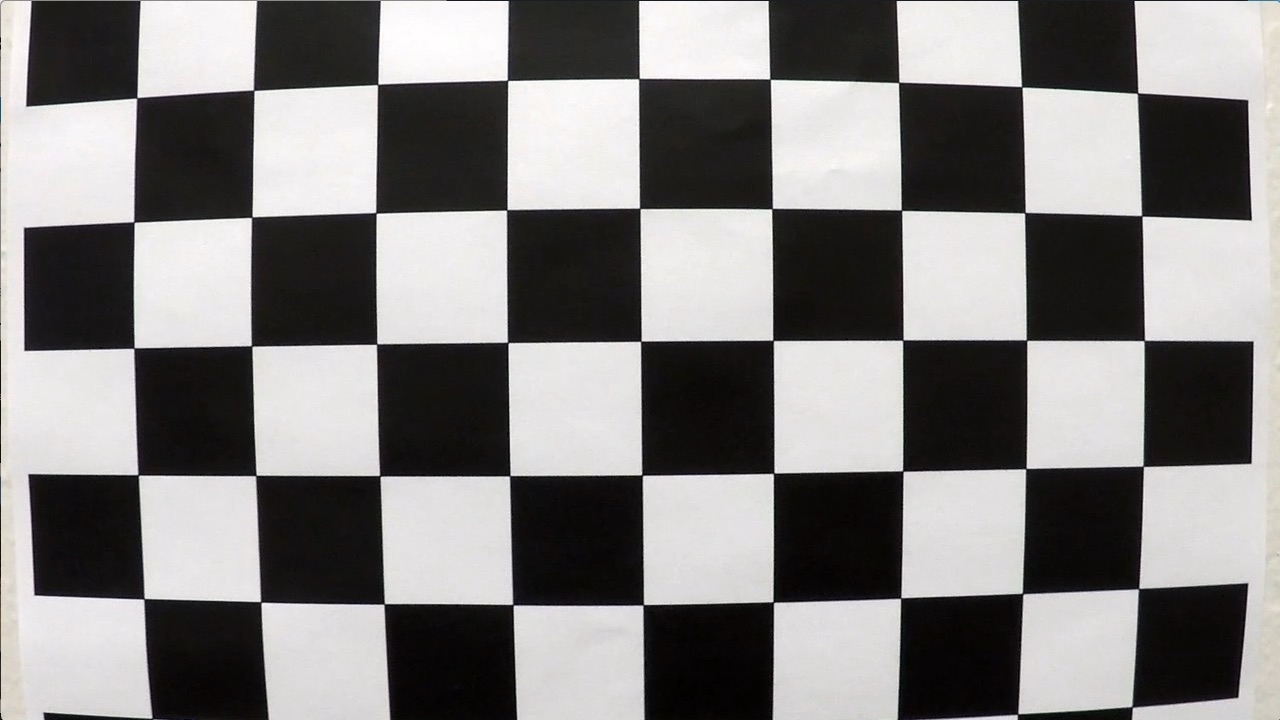
#> input picture camera_cal/calibration1.jpg, 1280 x 720 px; its folder holds 5 pictures in this run
$ jupyter execute --allow-errors advanced-lane-lines.ipynb   (shell and % lines are left out)   (older library calls are emulated)
#> lines starting #> are read from the running program, lines starting #| are printed output that depends on the picture; after the words box and inside, x2 and y2 are one past the last pixel; in counts of white or black regions, pixels touching at a corner belong together
# P4-Advanced-Lane-Lines

## import

[cell 1]
import numpy as np
import cv2
import glob
import matplotlib.pyplot as plt
import matplotlib.image as mpimg
import glob
import pickle

# everything needed to edit/save/watch video clips
#import imageio
#imageio.plugins.ffmpeg.download()
from moviepy.editor import VideoFileClip
from IPython.display import HTML
import math
import matplotlib.image as mpimg

## Parameters to tune

[cell 2]
#camera calibration
nx= 9 #number of corners in x axis
ny= 6 #number of corners in y axis

#gradient Sobel x
thresh_min = 35#35
thresh_max = 255
# S_Channel HLS #shown in blue
s_thresh_min = 200#200 #170
s_thresh_max = 255 #allow max gradient (255)

#Finding lane lines
margin = 60 # Set the width of the windows +/- margin
minpix = 50 # Set minimum number of pixels found to recenter window
nwindows = 9 #number of sliding windows (defines the height of windows)

#Mesuring Curvature
ym_per_pix = 4*12/720 #number of dashed lines * dashed lines are every 12m #30/720 # meters per pixel in y dimension
xm_per_pix = 3.7/845 #3.7/700 # meters per pixel in x dimension

# Define y-value where we want radius of curvature I'll choose the maximum y-value, corresponding to the bottom of the image
y_eval = 720

## Camera calibration

[cell 3]
datapath= ('home/Udacity/P4-Advanced-Lane-Lines/P4-Advanced-Lane-Lines/v1')
cal_img_path= glob.glob('/home/chr/Udacity/P4-Advanced-Lane-Lines/P4-Advanced-Lane-Lines/camera_cal/calibration*.jpg')

objpoints= [] #3D real world
imgpoints= [] #2D image plane

objp= np.zeros((nx*ny,3), np.float32)
objp[:,:2] = np.mgrid[0:nx,0:ny].T.reshape(-1,2) #mashgrid reshaped back into 2 columns: the x,y coordinates

for fname in cal_img_path:
    cal_img= cv2.imread(fname)
#> cal_img is the input picture: shape (720, 1280, 3); mean B, G, R 127.8, 128.4, 130.1
    gray= cv2.cvtColor(cal_img,cv2.COLOR_BGR2GRAY) #convert to gray because originally they are b/w images
    ret, corners= cv2.findChessboardCorners(gray, (nx, ny), None) #find chess corners
#> ret = False; corners = None
    if ret== True: # If corners are found: add image points, object points to their arrays
        imgpoints.append(corners)
        objpoints.append(objp)
        cal_img= cv2.drawChessboardCorners(cal_img, (nx, ny), corners, ret)
        plt.imshow(cal_img)
#> pass 2 of the loop `for fname in cal_img_path:`:
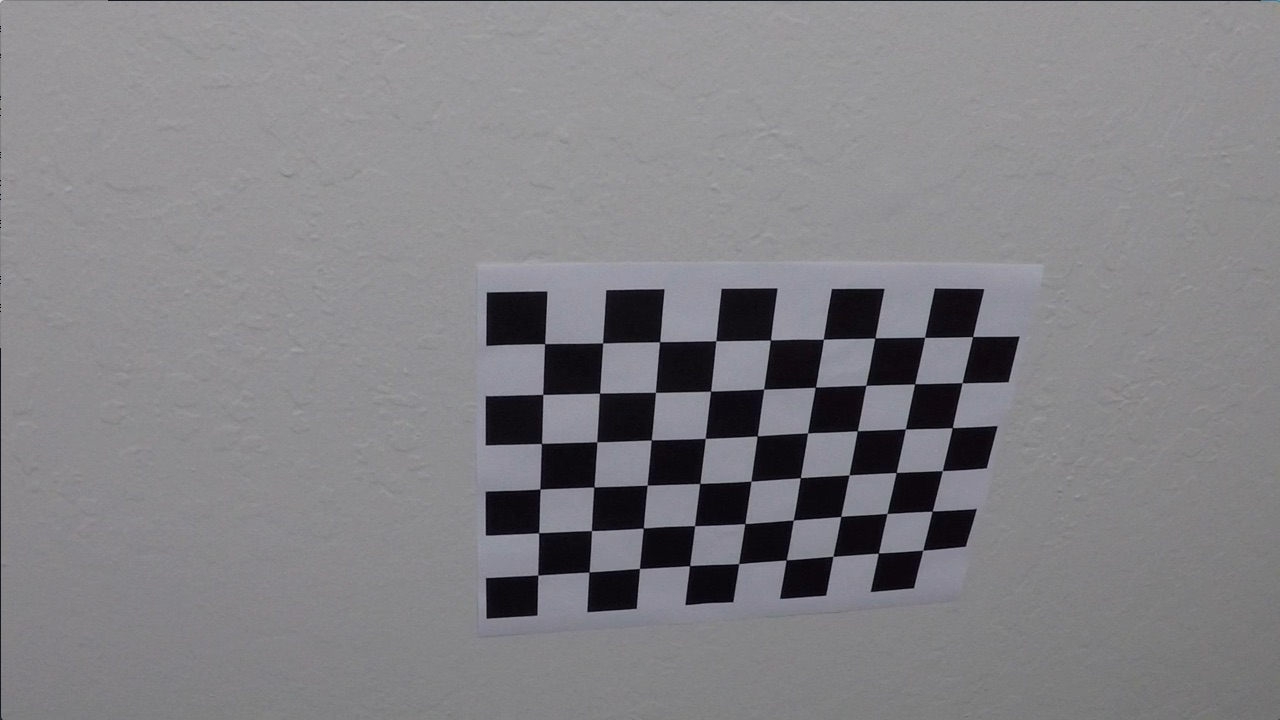
#> input picture camera_cal/calibration10.jpg, 1280 x 720 px
#> cal_img is the input picture: shape (720, 1280, 3); mean B, G, R 133.1, 129.4, 130.2
#> ret = True; corners = 54 rows, first 8: [545.3, 343.1], [602.7, 342.8], [660.1, 341.3], [715.8, 340.7], [770.6, 340], [823.5, 339.2], [874.3, 338.5], [925.1, 337.4]
#> `cal_img= cv2.drawChessboardCorners(cal_img, (nx, ny), corners, ret)`:
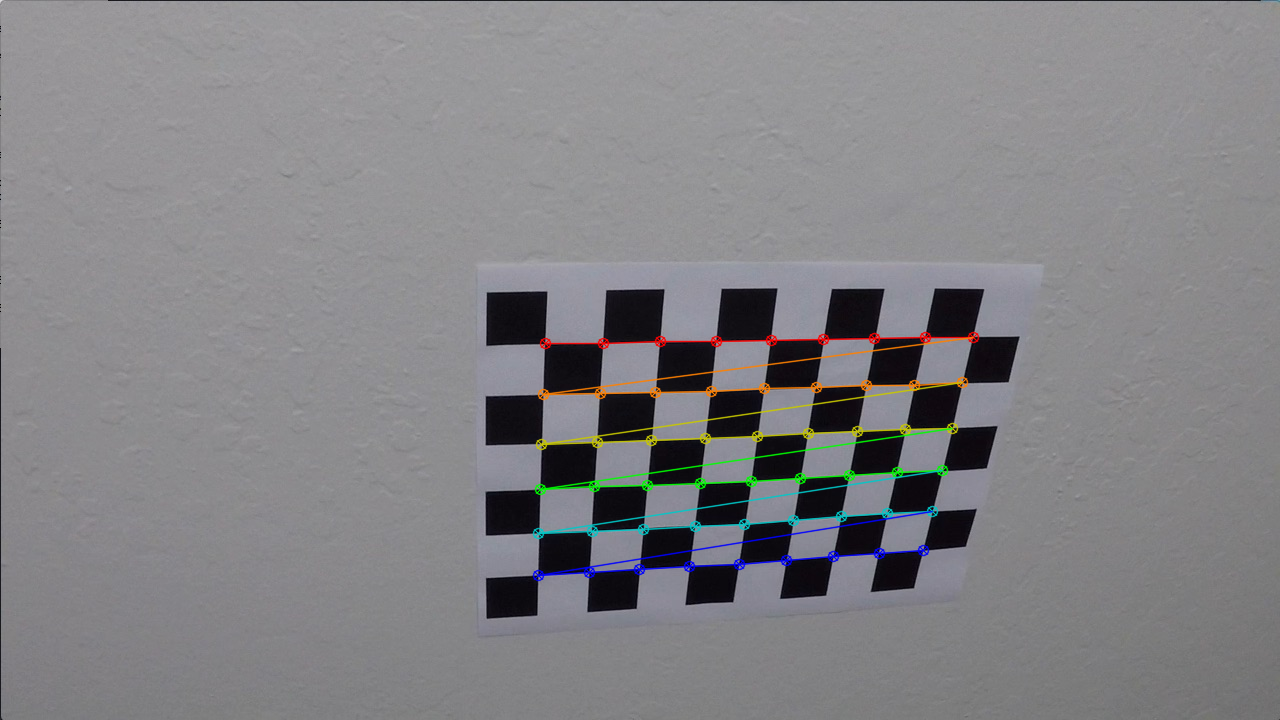
#> cal_img: shape (720, 1280, 3); 1.91% of pixels changed, all inside (x1, y1, x2, y2) = (532, 331, 980, 582)
#> pass 3 of the loop `for fname in cal_img_path:`:
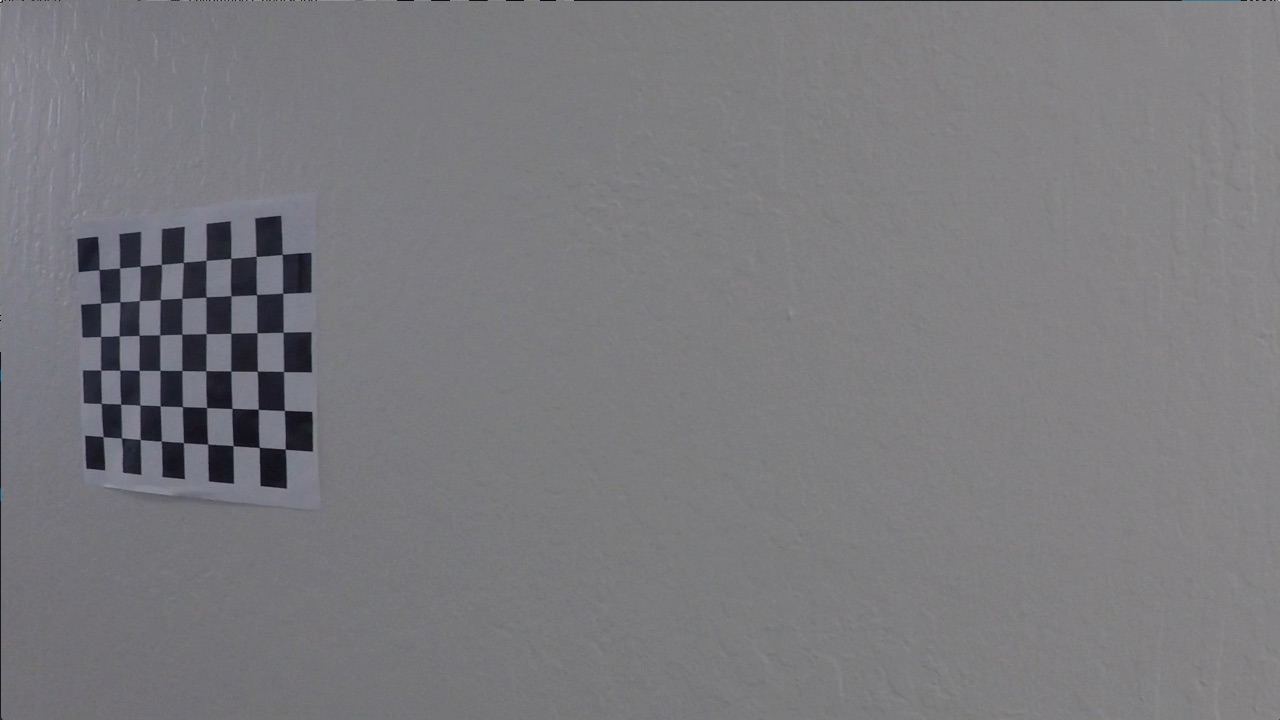
#> input picture camera_cal/calibration11.jpg, 1280 x 720 px
#> cal_img is the input picture: shape (720, 1280, 3); mean B, G, R 125.2, 121.7, 122.2
#> corners = 54 rows, first 8: [99.22, 269.6], [119.6, 268], [140.1, 266.1], [161.3, 264.5], [183.3, 262.5], [206.1, 260.3], [230.7, 258.2], [256.2, 256.3]
#> `cal_img= cv2.drawChessboardCorners(cal_img, (nx, ny), corners, ret)`:
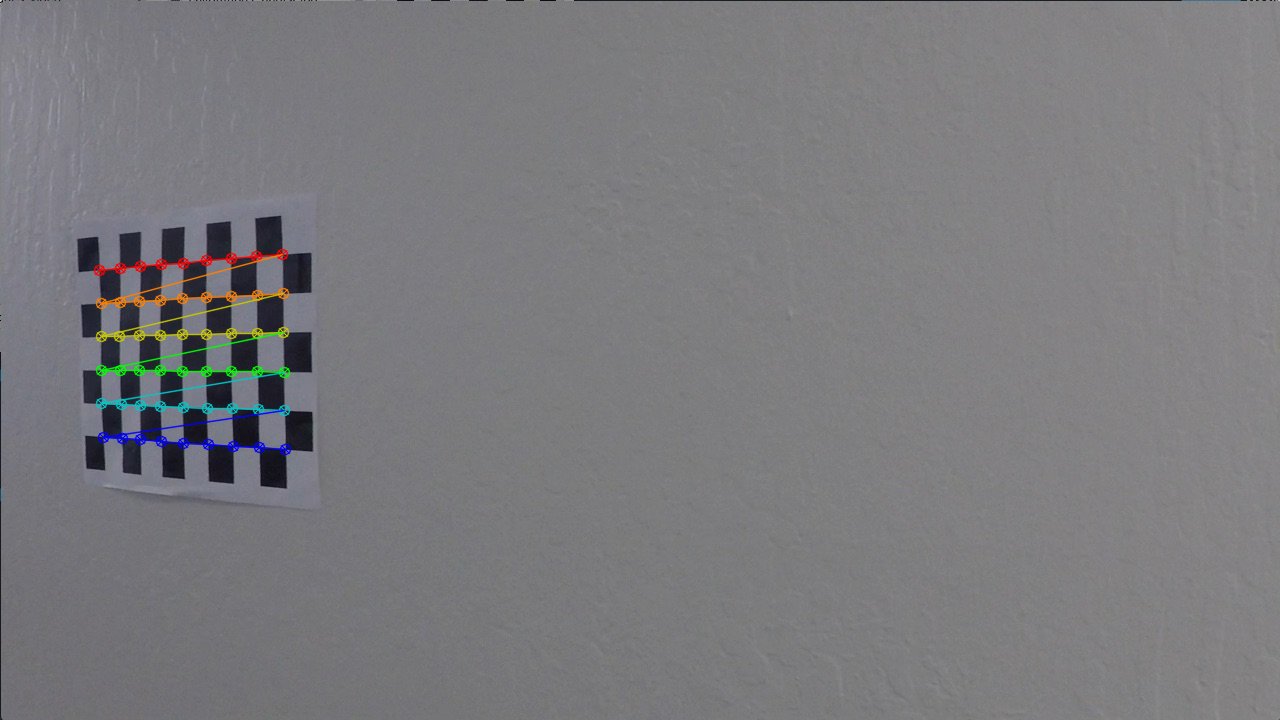
#> cal_img: shape (720, 1280, 3); 1.11% of pixels changed, all inside (x1, y1, x2, y2) = (93, 248, 292, 456)
#> the loop made 5 passes; the first 3 are shown

## Undistort test

[cell 4]
#takes an image, object points, and image points
# performs the camera calibration, image distortion correction and
# returns the undistorted image
img=gray
def cal_undistort(img, objpoints, imgpoints):
    ret, mtx, dist, rvecs, tvecs= cv2.calibrateCamera(objpoints, imgpoints, gray.shape[::-1], None, None)
    undist = cv2.undistort(img, mtx, dist, None, mtx)
    return undist

calibration5= cv2.imread('/home/chr/Udacity/P4-Advanced-Lane-Lines/P4-Advanced-Lane-Lines/camera_cal/calibration1.jpg')
undistorted = cal_undistort(calibration5, objpoints, imgpoints)

#> (the rest of this cell did not finish here and is left out)

## Undistort image

[cell 5]
straight_lines1= cv2.imread('/home/chr/Udacity/P4-Advanced-Lane-Lines/P4-Advanced-Lane-Lines/test_images/straight_lines1.jpg')
#> (the rest of this cell did not finish here and is left out)

## Manipulate the image to see the lines
here the S Channel of the HSL color space and the xGradient are combined and with thresholds partly supressed.
On the left image below the green pixels are from the gradient and the blue pixels are from the S channel of HSV

[cell 6]
#returns the combined image of S Channel and Gradient
def combSChGrad(img, s_thresh=(s_thresh_min, s_thresh_max), sx_thresh=(thresh_min, thresh_max)):
#> called with s_thresh = (200, 255), sx_thresh = (35, 255)
    img = np.copy(img)
    # Convert to HSL color space and separate the V channel
    hsl = cv2.cvtColor(img, cv2.COLOR_RGB2HLS).astype(np.float)
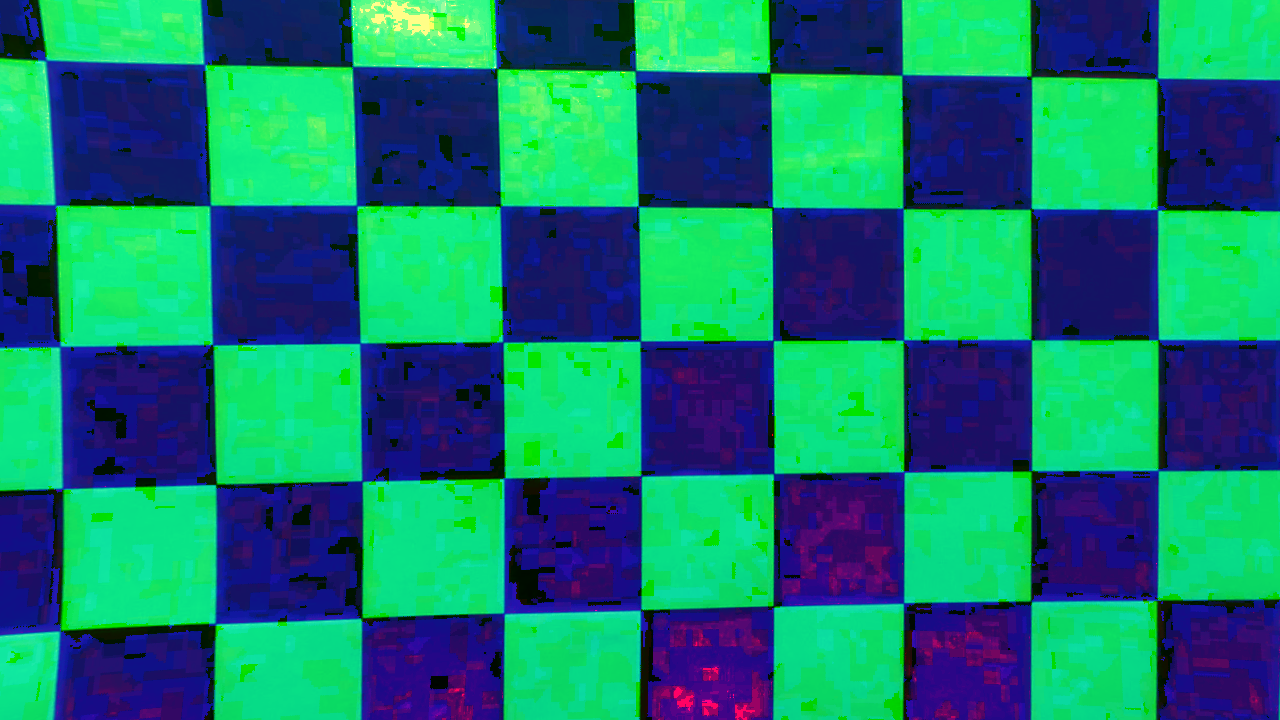
#> hsl: shape (720, 1280, 3) float64; mean of channels 0, 1, 2 111.1, 124, 21; drawn as B, G, R
    l_channel = hsl[:,:,1]
    s_channel = hsl[:,:,2]
    # Sobel x
    sobelx = cv2.Sobel(l_channel, cv2.CV_64F, 1, 0) # Take the derivative in x
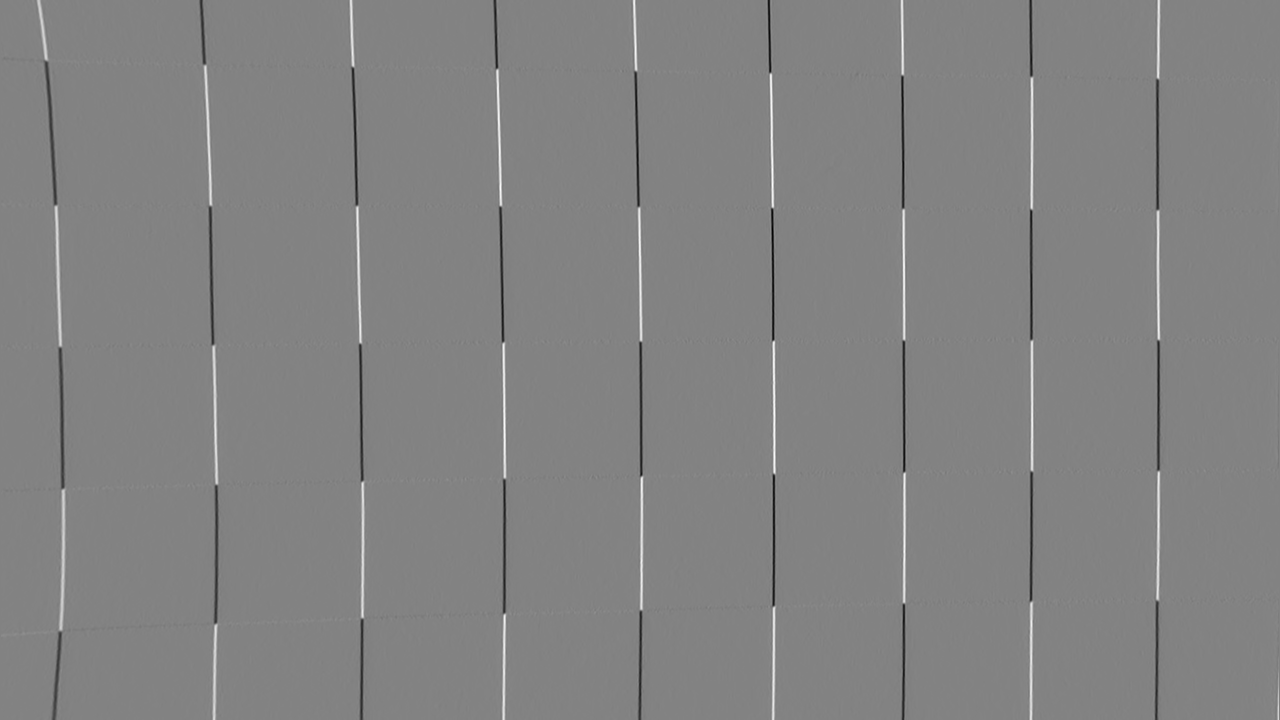
#> sobelx: shape (720, 1280) float64; min -939, max 892, mean -0.1; drawn with min black and max white
    abs_sobelx = np.absolute(sobelx) # Absolute x derivative to accentuate lines away from horizontal
    scaled_sobel = np.uint8(255*abs_sobelx/np.max(abs_sobelx))

    # Threshold x gradient
    sxbinary = np.zeros_like(scaled_sobel)
    sxbinary[(scaled_sobel >= sx_thresh[0]) & (scaled_sobel <= sx_thresh[1])] = 1

    # Threshold color channel
    s_binary = np.zeros_like(s_channel)
    s_binary[(s_channel >= s_thresh[0]) & (s_channel <= s_thresh[1])] = 1
    # Stack each channel
    # Note color_binary[:, :, 0] is all 0s, effectively an all black image. It might
    # be beneficial to replace this channel with something else.
    color_binary = np.dstack(( np.zeros_like(sxbinary), sxbinary, s_binary))

    # Combine the two binary thresholds
    combined_binary = np.zeros_like(sxbinary)
    combined_binary[(s_binary == 1) | (sxbinary == 1)] = 1
    return combined_binary,color_binary

combined_binary,color_binary = combSChGrad(undistorted)
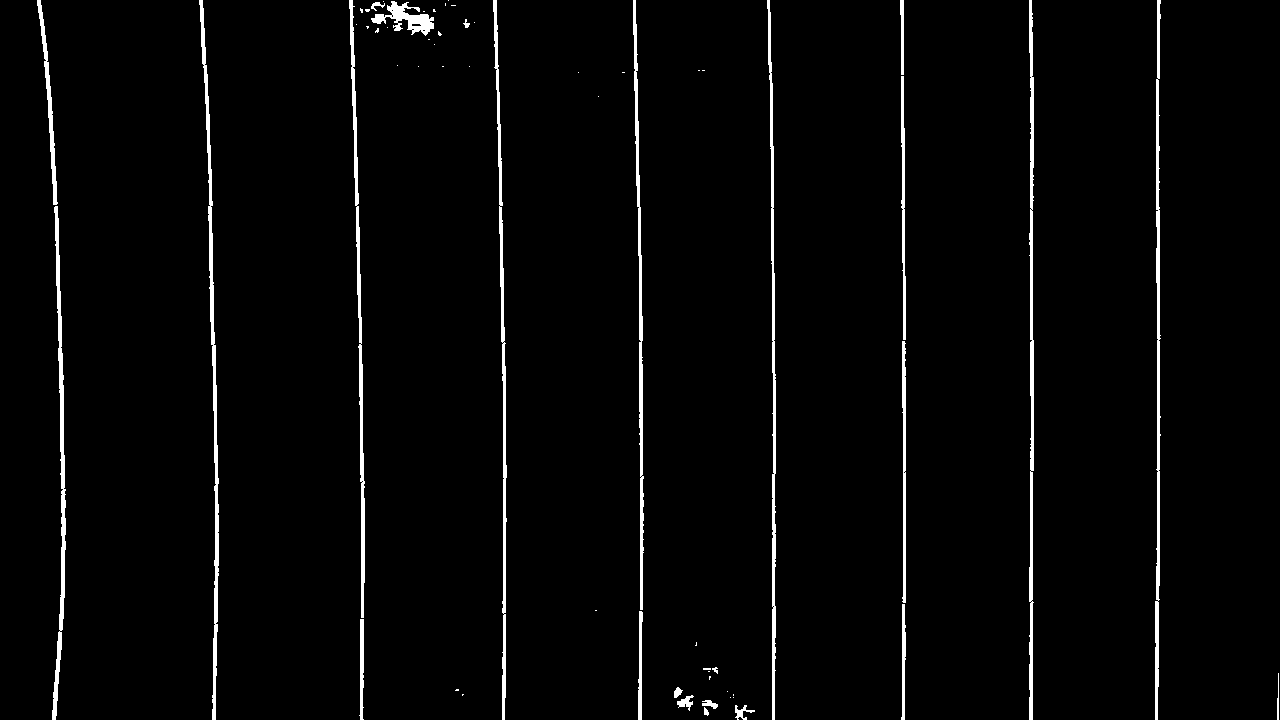
#> combined_binary: shape (720, 1280); values 0 (black) and 1 (white), 2.6% white; 61 white regions (36 under 20 px), largest, box (x1, y1, x2, y2) and area: (199, 0, 219, 720) 2619, (1029, 0, 1034, 720) 2446, (1155, 0, 1161, 720) 2334
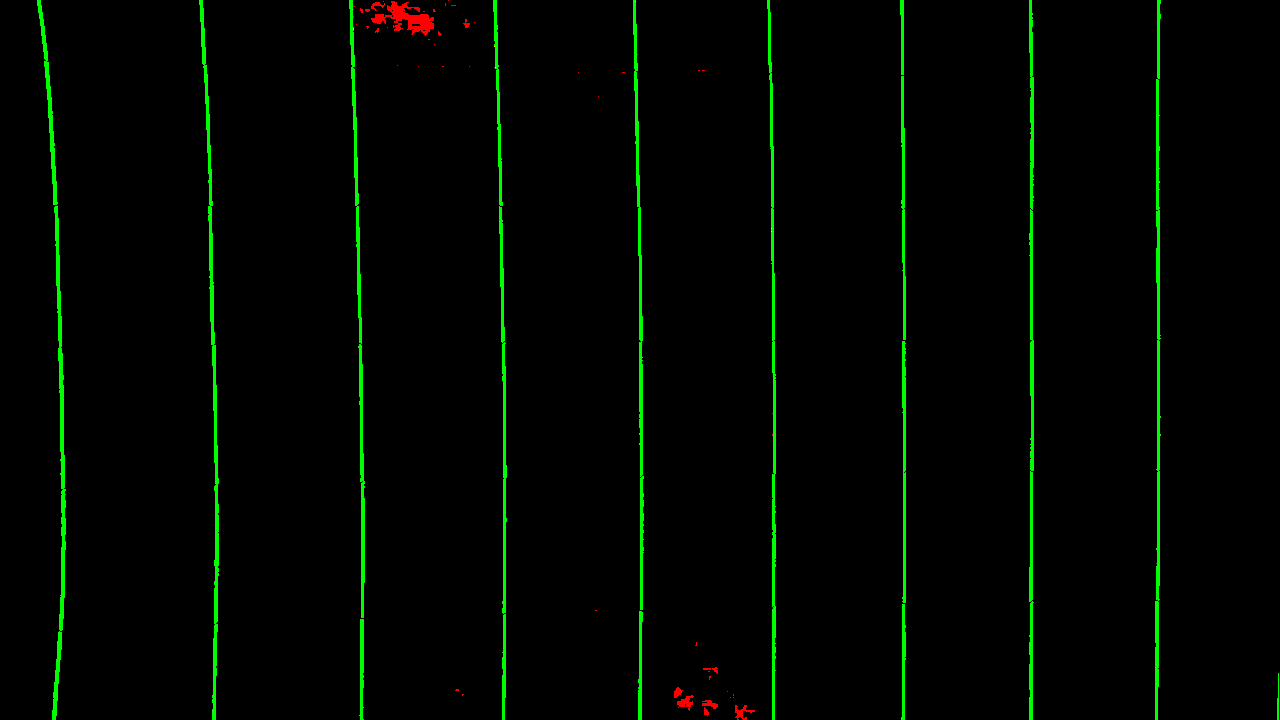
#> color_binary: shape (720, 1280, 3) float64; mean B, G, R 0, 0.024, 0.00172

# Plot the result
#> (the rest of this cell did not finish here and is left out)

## Choose four points for the perspective transformation

[cell 7]
#find the corners of the road that are shaped like a Trapezoid
plt.imshow(combined_binary, cmap='gray')
#> (this line was passed over: IPython is not available in this run)
plt.plot(220,710,'.') #bottom left
#> (this line was passed over: IPython is not available in this run)
plt.plot(600, 445,'.') #top left
#> (this line was passed over: IPython is not available in this run)
